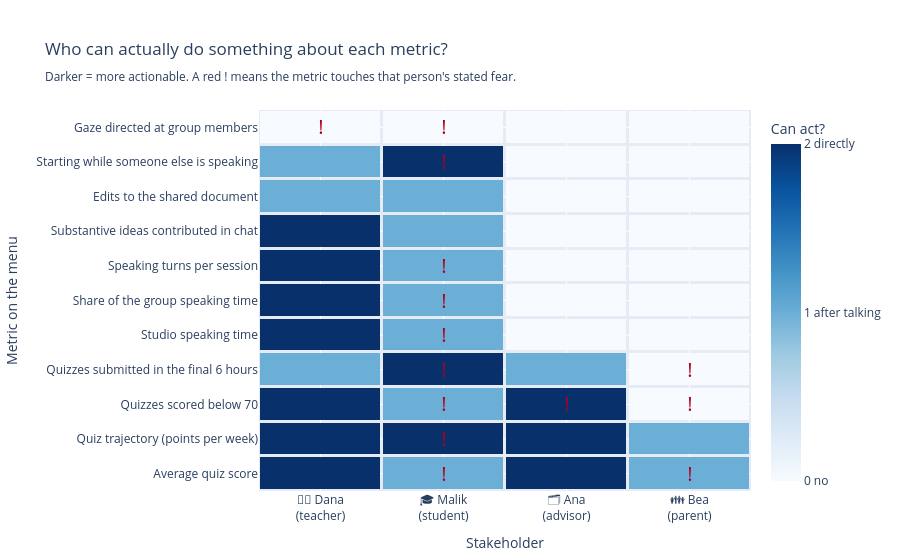

Notebook cell for this chart:
### Markdown cell above
### 📊 The whole menu, crossed with the whole room

The printout above covers the metrics you chose. This heatmap covers all eleven, so you can see the
structure: which parts of the menu are actionable for whom, and where the fears cluster.

Darker means more actionable. A `!` marks a cell where the metric touches that person's stated fear.
The interesting cells are the dark ones with a `!`: metrics somebody can act on *and* has reason to
dread. Those are the cells that need a co-design conversation, not a default setting.

### Code cell
persona_order = ['teacher', 'student', 'advisor', 'parent']
z = CATALOG[[f'act_{k}' for k in persona_order]].values.astype(float)
labels = [CATALOG.loc[m, 'label'] for m in METRIC_KEYS]
txt = [['!' if pk in str(CATALOG.loc[m, 'fears']).split(',') else ''
        for pk in persona_order] for m in METRIC_KEYS]
cols = [f"{PERSONAS[k]['emoji']} {PERSONAS[k]['name'].split()[0]}<br>({k})" for k in persona_order]

# The same information as a table, so it survives even if the interactive chart does not load.
act_table = CATALOG[[f'act_{k}' for k in persona_order]].copy()
act_table.columns = persona_order
act_table.insert(0, 'metric', CATALOG['label'])
act_table['touches fear of'] = CATALOG['fears'].replace('', 'nobody')
print('Actionability, 0 = cannot act, 1 = after a conversation, 2 = directly this week')
print(act_table.to_string(index=False))
print()
print('Metrics nobody can act on:',
      ', '.join(act_table.loc[act_table[persona_order].sum(axis=1) == 0, 'metric']) or 'none')
print('Total actionable weight per stakeholder (max 22):')
print(act_table[persona_order].sum().to_string())

fig = go.Figure(go.Heatmap(
    z=z, x=cols, y=labels, text=txt, texttemplate='%{text}',
    textfont=dict(size=20, color='#B00020'),
    colorscale='Blues', zmin=0, zmax=2, xgap=3, ygap=3,
    colorbar=dict(title='Can act?', tickvals=[0, 1, 2],
                  ticktext=['0 no', '1 after talking', '2 directly']),
    hovertemplate='%{y}<br>%{x}<br>actionability: %{z}<extra></extra>'))
fig.update_layout(
    title=dict(text='Who can actually do something about each metric?<br>'
                    '<sub>Darker = more actionable. A red ! means the metric touches that '
                    'person\'s stated fear.</sub>'),
    xaxis_title='Stakeholder', yaxis_title='Metric on the menu',
    height=560, margin=dict(l=40, r=40, t=110, b=60))
fig.show()

### Figure 1 — Plotly figure (JSON) as saved in the notebook; plotly's stock layout.template omitted (floating-point values rounded to 4 significant figures)
{"data": [{"colorbar": {"ticktext": ["0 no", "1 after talking", "2 directly"], "tickvals": [0, 1, 2], "title": {"text": "Can act?"}}, "colorscale": [[0.0, "rgb(247,251,255)"], [0.125, "rgb(222,235,247)"], [0.25, "rgb(198,219,239)"], [0.375, "rgb(158,202,225)"], [0.5, "rgb(107,174,214)"], [0.625, "rgb(66,146,198)"], [0.75, "rgb(33,113,181)"], [0.875, "rgb(8,81,156)"], [1.0, "rgb(8,48,107)"]], "hovertemplate": "%{y}<br>%{x}<br>actionability: %{z}<extra></extra>", "text": [["", "!", "", "!"], ["", "!", "", ""], ["", "!", "!", "!"], ["", "!", "", "!"], ["", "!", "", ""], ["", "!", "", ""], ["", "!", "", ""], ["", "", "", ""], ["", "", "", ""], ["", "!", "", ""], ["!", "!", "", ""]], "textfont": {"color": "#B00020", "size": 20}, "texttemplate": "%{text}", "type": "heatmap", "x": ["🧑🏫 Dana<br>(teacher)", "🎓 Malik<br>(student)", "🗂️ Ana<br>(advisor)", "👪 Bea<br>(parent)"], "xgap": 3, "y": ["Average quiz score", "Quiz trajectory (points per week)", "Quizzes scored below 70", "Quizzes submitted in the final 6 hours", "Studio speaking time", "Share of the group speaking time", "Speaking turns per session", "Substantive ideas contributed in chat", "Edits to the shared document", "Starting while someone else is speaking", "Gaze directed at group members"], "ygap": 3, "z": [[2.0, 1.0, 2.0, 1.0], [2.0, 2.0, 2.0, 1.0], [2.0, 1.0, 2.0, 0.0], [1.0, 2.0, 1.0, 0.0], [2.0, 1.0, 0.0, 0.0], [2.0, 1.0, 0.0, 0.0], [2.0, 1.0, 0.0, 0.0], [2.0, 1.0, 0.0, 0.0], [1.0, 1.0, 0.0, 0.0], [1.0, 2.0, 0.0, 0.0], [0.0, 0.0, 0.0, 0.0]], "zmax": 2, "zmin": 0}], "layout": {"height": 560, "margin": {"b": 60, "l": 40, "r": 40, "t": 110}, "title": {"text": "Who can actually do something about each metric?<br><sub>Darker = more actionable. A red ! means the metric touches that person's stated fear.</sub>"}, "xaxis": {"title": {"text": "Stakeholder"}}, "yaxis": {"title": {"text": "Metric on the menu"}}}}
